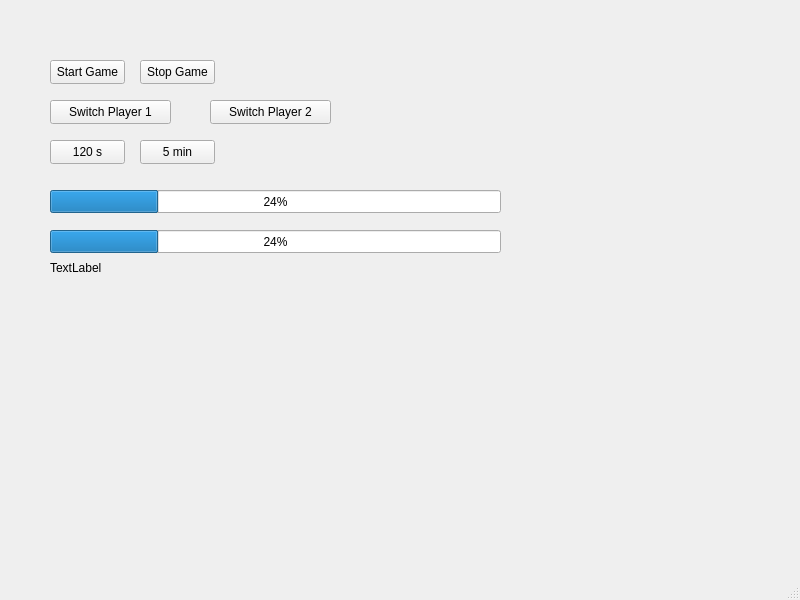
<?xml version="1.0" encoding="UTF-8"?>
<ui version="4.0">
 <class>MainWindow</class>
 <widget class="QMainWindow" name="MainWindow">
  <property name="geometry">
   <rect>
    <x>0</x>
    <y>0</y>
    <width>800</width>
    <height>600</height>
   </rect>
  </property>
  <property name="windowTitle">
   <string>MainWindow</string>
  </property>
  <widget class="QWidget" name="centralwidget">
   <widget class="QPushButton" name="Startgame">
    <property name="geometry">
     <rect>
      <x>50</x>
      <y>60</y>
      <width>75</width>
      <height>24</height>
     </rect>
    </property>
    <property name="text">
     <string>Start Game</string>
    </property>
   </widget>
   <widget class="QPushButton" name="Switchplayer1">
    <property name="geometry">
     <rect>
      <x>50</x>
      <y>100</y>
      <width>121</width>
      <height>24</height>
     </rect>
    </property>
    <property name="text">
     <string>Switch Player 1</string>
    </property>
   </widget>
   <widget class="QPushButton" name="time120s">
    <property name="geometry">
     <rect>
      <x>50</x>
      <y>140</y>
      <width>75</width>
      <height>24</height>
     </rect>
    </property>
    <property name="text">
     <string>120 s</string>
    </property>
   </widget>
   <widget class="QPushButton" name="Stopgame">
    <property name="geometry">
     <rect>
      <x>140</x>
      <y>60</y>
      <width>75</width>
      <height>24</height>
     </rect>
    </property>
    <property name="text">
     <string>Stop Game</string>
    </property>
   </widget>
   <widget class="QPushButton" name="Switchplayer2">
    <property name="geometry">
     <rect>
      <x>210</x>
      <y>100</y>
      <width>121</width>
      <height>24</height>
     </rect>
    </property>
    <property name="text">
     <string>Switch Player 2</string>
    </property>
   </widget>
   <widget class="QPushButton" name="time5min">
    <property name="geometry">
     <rect>
      <x>140</x>
      <y>140</y>
      <width>75</width>
      <height>24</height>
     </rect>
    </property>
    <property name="text">
     <string>5 min</string>
    </property>
   </widget>
   <widget class="QProgressBar" name="progressBar">
    <property name="geometry">
     <rect>
      <x>50</x>
      <y>190</y>
      <width>451</width>
      <height>23</height>
     </rect>
    </property>
    <property name="value">
     <number>24</number>
    </property>
   </widget>
   <widget class="QProgressBar" name="progressBar_2">
    <property name="geometry">
     <rect>
      <x>50</x>
      <y>230</y>
      <width>451</width>
      <height>23</height>
     </rect>
    </property>
    <property name="value">
     <number>24</number>
    </property>
   </widget>
   <widget class="QLabel" name="textlabel">
    <property name="geometry">
     <rect>
      <x>50</x>
      <y>260</y>
      <width>561</width>
      <height>16</height>
     </rect>
    </property>
    <property name="text">
     <string>TextLabel</string>
    </property>
   </widget>
  </widget>
  <widget class="QMenuBar" name="menubar">
   <property name="geometry">
    <rect>
     <x>0</x>
     <y>0</y>
     <width>800</width>
     <height>22</height>
    </rect>
   </property>
  </widget>
  <widget class="QStatusBar" name="statusbar"/>
 </widget>
 <resources/>
 <connections/>
</ui>
